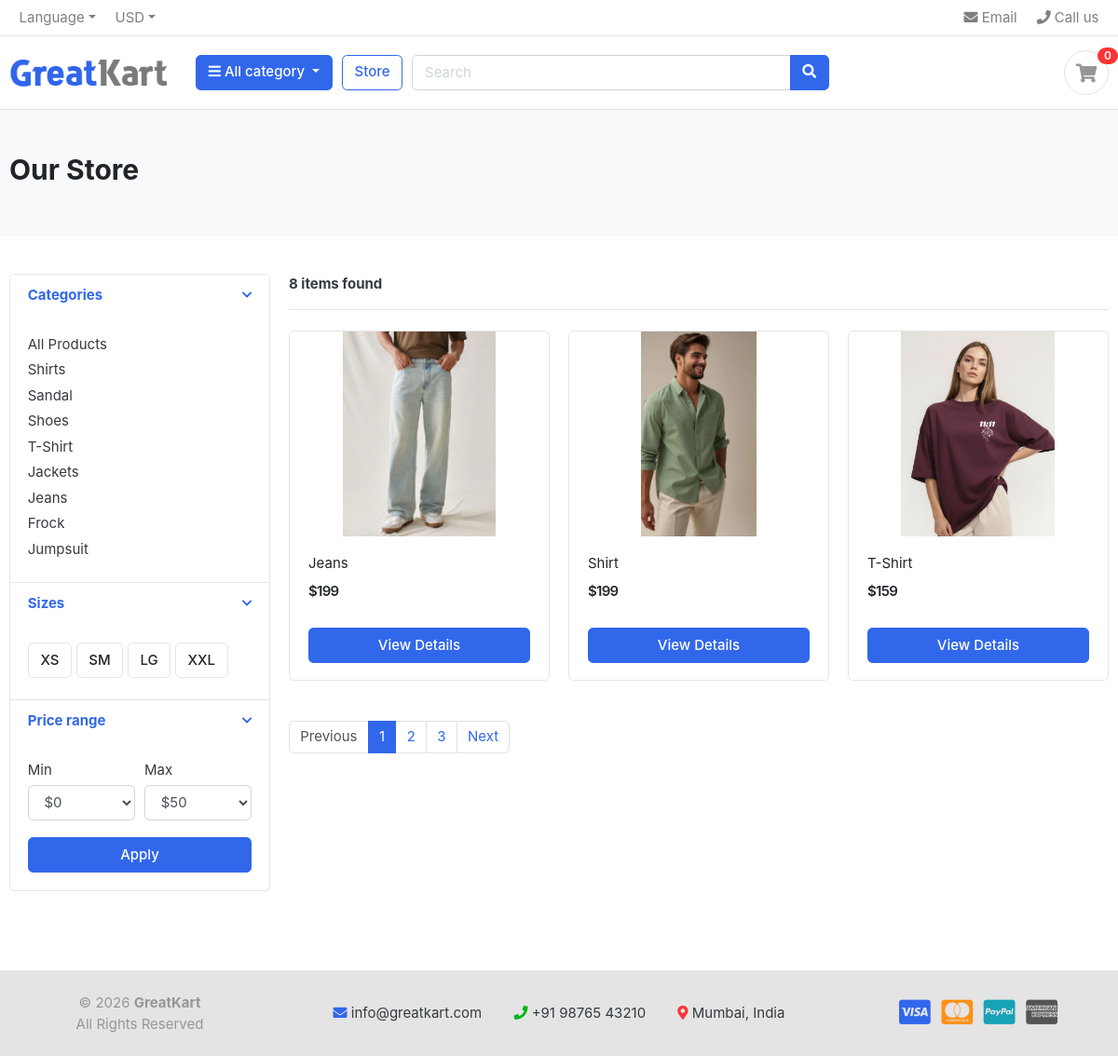
/store/, run on the app's committed database.
### category/models.py (models this page shows, shortened)
class Category(models.Model):
    category_name = models.CharField(max_length=50, unique=True)
    slug = models.SlugField(max_length=100, unique=True)
    description = models.TextField(max_length=255, blank=True)
    cat_image = models.ImageField(upload_to='photos/categories', blank=True)
    class Meta:
        verbose_name = 'category'
        verbose_name_plural = 'categories'
    def get_url(self):
            return reverse('products_by_category', args=[self.slug])

### store/models.py (models this page shows, shortened)
class Product(models.Model):
    product_name    = models.CharField(max_length=200, unique=True)
    slug            = models.SlugField(max_length=200, unique=True)
    description     = models.TextField(max_length=500, blank=True)
    price           = models.IntegerField()
    images          = models.ImageField(upload_to='photos/products')
    stock           = models.IntegerField()
    is_available    = models.BooleanField(default=True)
    category        = models.ForeignKey(Category, on_delete=models.CASCADE)
    created_date    = models.DateTimeField(auto_now_add=True)
    modified_date   = models.DateTimeField(auto_now=True)
    def get_url(self):
        return reverse('product_detail', args=[self.category.slug, self.slug])

### store/views.py (the view)
# urls.py: path('store/', include('store.urls')),
def store(request, category_slug=None):
    categories = None
    products = None
    if category_slug is not None:
        categories = get_object_or_404(Category, slug=category_slug)
        products = Product.objects.filter(
            category=categories,
            is_available=True
        ).order_by('id')
        paginator = Paginator(products, 1)
        page = request.GET.get('page')
        paged_products = paginator.get_page(page)
        product_count = products.count()
    else:
        products = Product.objects.filter(
            is_available=True
        ).order_by('id')
        paginator = Paginator(products, 3)
        page = request.GET.get('page')
        paged_products = paginator.get_page(page)
        product_count = products.count()
    context = {
        'products': paged_products,
        'product_count': product_count,
    }
    return render(request, 'store/store.html', context)

### carts/context_processors.py (called while the page is built)
def counter(request):
    cart_count = 0
    if 'admin' in request.path:
        return {}
    try:
        if request.user.is_authenticated:
            cart_items = CartItem.objects.filter(
                user=request.user,
                is_active=True
            )
        else:
            cart = Cart.objects.get(cart_id=_cart_id(request))
            cart_items = CartItem.objects.filter(
                cart=cart,
                is_active=True
            )
        for cart_item in cart_items:
            cart_count += cart_item.quantity
    except Cart.DoesNotExist:
        cart_count = 0
    return {
        'cart_count': cart_count
    }

### carts/views.py (called while the page is built)
def _cart_id(request):
    cart = request.session.session_key
    if not cart:
        cart = request.session.create()
    return cart

### category/context_processors.py (called while the page is built)
def menu_links(request):
    links = Category.objects.all()
    return dict(links=links)

### greatkart/templates/store/store.html (shortened to what this page needs)
{% extends 'base.html' %}
{% load static %}
{% block content %}
<section class="section-pagetop bg">
<div class="container">
    {% if 'search' in request.path %}
            <h2 class="title-page">Search Result</h2>
    {% else %}
    <h2 class="title-page">Our Store</h2>
     {% endif %}
</div>
</section>
<section class="section-content padding-y">
<div class="container">
<div class="row">
<aside class="col-md-3">
<div class="card">
<article class="filter-group">
<header class="card-header">
<a href="#" data-toggle="collapse" data-target="#collapse_1" aria-expanded="true">
<i class="icon-control fa fa-chevron-down"></i>
<h6 class="title">Categories</h6>
</a>
</header>
<div class="filter-content collapse show" id="collapse_1">
<div class="card-body">
<ul class="list-menu">
        <li>
            <a href="{% url 'store' %}">
                All Products
            </a>
        </li>
    {% for category in links %}
        <li>
            <a href="{{ category.get_url }}">
                {{ category.category_name }}
            </a>
        </li>
    {% endfor %}
</ul>
</div>
</div>
</article>
<article class="filter-group">
<header class="card-header">
<a href="#" data-toggle="collapse" data-target="#collapse_4" aria-expanded="true">
<i class="icon-control fa fa-chevron-down"></i>
<h6 class="title">Sizes</h6>
</a>
</header>
<div class="filter-content collapse show" id="collapse_4">
<div class="card-body">
<label class="checkbox-btn">
<span class="btn btn-light">XS</span>
</label>
<label class="checkbox-btn">
<span class="btn btn-light">SM</span>
</label>
<label class="checkbox-btn">
<span class="btn btn-light">LG</span>
</label>
<label class="checkbox-btn">
<span class="btn btn-light">XXL</span>
</label>
</div>
</div>
</article>
<article class="filter-group">
<header class="card-header">
<a href="#" data-toggle="collapse" data-target="#collapse_3" aria-expanded="true">
<i class="icon-control fa fa-chevron-down"></i>
<h6 class="title">Price range</h6>
</a>
</header>
<div class="filter-content collapse show" id="collapse_3">
<div class="card-body">
<div class="form-row">
<div class="form-group col-md-6">
<label>Min</label>
<select class="form-control">
<option value="0">$0</option>
</select>
</div>
<div class="form-group col-md-6">
<label>Max</label>
<select class="form-control">
<option value="50">$50</option>
</select>
</div>
</div>
<button class="btn btn-primary btn-block">Apply</button>
</div>
</div>
</article>
</div>
</aside>
<main class="col-md-9">
<header class="border-bottom mb-4 pb-3">
<div class="form-inline">
<span class="mr-md-auto"><b>{{ product_count }} items found</b></span>
</div>
</header>
<div class="row">
    {% if products %}
{% for product in products %}
    <div class="col-md-4">
    <figure class="card card-product-grid">
        <div class="img-wrap">
            <a href="{{ product.get_url }}"><img src="{{ product.images.url }}"></a>
        </div>
        <figcaption class="info-wrap">
            <div class="fix-height">
                <a href="{{ product.get_url }}" class="title">{{ product.product_name }}</a>
                <div class="price-wrap mt-2">
                    <span class="price">${{ product.price }}</span>
                </div>
            </div>
             <a href="{ product.get_url }" class="btn btn-block btn-primary">
        View Details
    </a>
        </figcaption>
    </figure>
</div>
{% endfor %}
{% else %}
<div>
    <h2>No Result Found</h2>
</div>
{% endif %}
</div>
<nav class="mt-4" aria-label="Page navigation sample">
    {% if products.has_other_pages %}
    <ul class="pagination">
        {% if products.has_previous %}
        <li class="page-item">
            <a class="page-link" href="?page={{ products.previous_page_number }}">Previous</a>
        </li>
        {% else %}
        <li class="page-item disabled">
            <a class="page-link" href="#">Previous</a>
        </li>
        {% endif %}
        {% for i in products.paginator.page_range %}
            {% if products.number == i %}
            <li class="page-item active">
                <a class="page-link" href="#">{{ i }}</a>
            </li>
            {% else %}
            <li class="page-item">
                <a class="page-link" href="?page={{ i }}">{{ i }}</a>
            </li>
            {% endif %}
        {% endfor %}
        {% if products.has_next %}
        <li class="page-item">
            <a class="page-link" href="?page={{ products.next_page_number }}">Next</a>
        </li>
        {% else %}
        <li class="page-item disabled">
            <a class="page-link" href="#">Next</a>
        </li>
        {% endif %}
    </ul>
    {% endif %}
</nav>
</main>
</div>
</div>
</section>
{% endblock %}

### greatkart/static/css/ui.css (style rules this page uses)
html { font-family: "Inter", sans-serif; font-size: 15px; }
.img-wrap { text-align: center; display: block; }
.img-wrap img { max-width: 100%; }
.price-wrap { letter-spacing: -0.7px; }
.padding-y { padding-top: 40px; padding-bottom: 40px; }
figure { margin-bottom: 0; }
article:after, .form-group:after { display: block; clear: both; content: ""; }
.bg { background-color: #f8f9fa; }
.title-page { color: #212529; }
.btn-light { background-color: #fff; border-color: #e4e4e4; }
[class*=list-] li:after { visibility: hidden; display: block; content: ""; overflow: hidden; height: 0; clear: both; }
.list-menu { list-style: none; margin: 0; padding-left: 0; }
.list-menu li { margin-bottom: 5px; }
.list-menu a { color: #343a40; }
[class*=card-product] a.title { color: #212529; display: block; }
[class*=card-product] .img-wrap { overflow: hidden; position: relative; }
[class*=card-product] .img-wrap img { height: 100%; max-width: 100%; width: auto; display: inline-block; -o-object-fit: cover; object-fit: cover; }
.card-product-grid { margin-bottom: 20px; }
.card-product-grid .img-wrap { border-radius: 0.2rem 0.2rem 0 0; height: 220px; }
.card-product-grid .info-wrap { overflow: hidden; padding: 18px 20px; }
.card-product-grid .fix-height { height: 80px; overflow: hidden; }
.card .img-wrap { overflow: hidden; }
.price { font-weight: 600; color: #212529; }
.icon-control { margin-top: 5px; float: right; font-size: 80%; }
.card-header .title { margin-bottom: 0; line-height: 1.5; }
.filter-group { border-bottom: 1px solid #e4e4e4; }
.filter-group .card-header { border-bottom: 0; }
.filter-group:last-child { border-bottom: 0; }
.checkbox-btn { position: relative; }
.section-pagetop { padding: 45px 0; }

### data on the page
Category: category_name "Shirts"
Category: category_name "Sandal"
Category: category_name "Shoes"
Category: category_name "T-Shirt"
Category: category_name "Jackets"
Category: category_name "Jeans"
Category: category_name "Frock"
Category: category_name "Jumpsuit"
Product: images (picture), product_name "Jeans", price "199"
Product: images (picture), product_name "Shirt", price "199"
Product: images (picture), product_name "T-Shirt", price "159"

### other printed values
{{ cart_count }} "0"
{{ product_count }} "8"
{{ i }} "1"
{{ i }} "2" "3"
